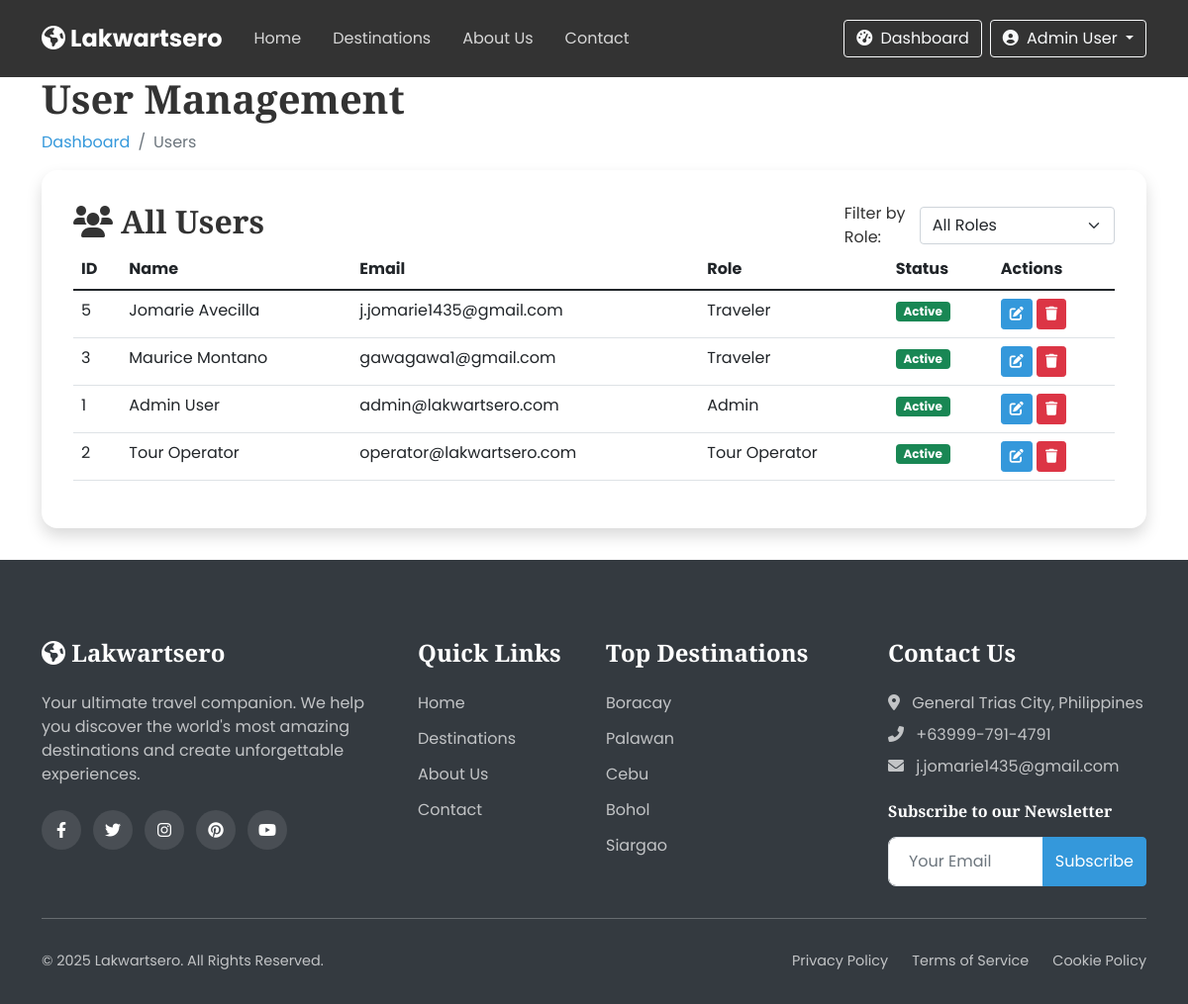
/users.php (signed in), run on the app's committed database.
### tables this page shows
CREATE TABLE `users` (
  `id` int(11) NOT NULL,
  `role_id` int(11) NOT NULL,
  `full_name` varchar(100) NOT NULL,
  `username` varchar(50) NOT NULL,
  `email` varchar(100) NOT NULL,
  `password` varchar(255) NOT NULL,
  `phone` varchar(20) DEFAULT NULL,
  `address` text DEFAULT NULL,
  `profile_img` varchar(255) DEFAULT 'default-user.jpg',
  `created_at` timestamp NOT NULL DEFAULT current_timestamp(),
  `updated_at` timestamp NOT NULL DEFAULT current_timestamp() ON UPDATE current_timestamp(),
  `status` enum('active','inactive','banned') DEFAULT 'active'
);

CREATE TABLE `roles` (
  `id` int(11) NOT NULL,
  `name` varchar(50) NOT NULL,
  `created_at` timestamp NOT NULL DEFAULT current_timestamp()
);

### users.php (the view, shortened to what this page needs)
<?php
include 'includes/header.php';
$roleFilter = isset($_GET['role']) ? $_GET['role'] : '';
$sql = "SELECT u.*, r.name AS role FROM users u JOIN roles r ON u.role_id = r.id";
$sql .= " ORDER BY u.created_at DESC";
if (!empty($roleFilter)) {
    $stmt = $conn->prepare($sql);
    $stmt->bind_param("s", $roleFilter);
    $stmt->execute();
    $result = $stmt->get_result();
} else {
    $result = $conn->query($sql);
}
?>
<section class="dashboard-section">
    <div class="container">
        <div class="dashboard-header" data-aos="fade-up">
            <h1>User Management</h1>
            <nav aria-label="breadcrumb">
                <ol class="breadcrumb">
                    <li class="breadcrumb-item"><a href="admin-dashboard.php">Dashboard</a></li>
                    <li class="breadcrumb-item active">Users</li>
                </ol>
            </nav>
        </div>
        <div class="dashboard-card" data-aos="fade-up">
            <div class="dashboard-card-header d-flex justify-content-between align-items-center">
                <h2><i class="fas fa-users me-2"></i>All Users</h2>
                <div class="filter-section">
                    <form method="get" class="d-flex align-items-center">
                        <label for="role" class="me-2">Filter by Role:</label>
                        <select name="role" id="role" class="form-select" onchange="this.form.submit()">
                            <option value="">All Roles</option>
                        </select>
                    </form>
                </div>
            </div>
            <div class="dashboard-card-body">
                <div class="table-responsive">
                    <table class="table table-hover">
                        <thead>
                            <tr>
                                <th>ID</th>
                                <th>Name</th>
                                <th>Email</th>
                                <th>Role</th>
                                <th>Status</th>
                                <th>Actions</th>
                            </tr>
                        </thead>
                        <tbody>
                            <?php while($user = $result->fetch_assoc()): ?>
                            <tr>
                                <td><?php echo $user['id']; ?></td>
                                <td><?php echo htmlspecialchars($user['full_name']); ?></td>
                                <td><?php echo htmlspecialchars($user['email']); ?></td>
                                <td><?php echo htmlspecialchars($user['role']); ?></td>
                                <td>
                                    <span class="badge bg-<?php echo $user['status'] == 'active' ? 'success' : 'danger'; ?>">
                                        <?php echo ucfirst($user['status']); ?>
                                    </span>
                                </td>
                                <td>
                                    <a href="edit-user.php?id=<?php echo $user['id']; ?>" class="btn btn-sm btn-primary">
                                        <i class="fas fa-edit"></i>
                                    </a>
                                    <a href="users.php?delete_user_id=<?php echo $user['id']; ?>"
                                       onclick="return confirm('Are you sure you want to delete this user?');"
                                       class="btn btn-sm btn-danger">
                                        <i class="fas fa-trash"></i>
                                    </a>
                                </td>
                            </tr>
                            <?php endwhile; ?>
                        </tbody>
                    </table>
                </div>
            </div>
        </div>
    </div>
</section>
<?php include 'includes/footer.php'; ?>

### css/style.css (style rules this page uses)
:root { --primary-color: #3498db; --secondary-color: #2ecc71; --accent-color: #e74c3c; --text-color: #333; --light-color: #f8f9fa; --dark-color: #343a40; --gray-color: #6c757d; --border-color: #dee2e6; --transition: all 0.3s ease; --box-shadow: 0 0.5rem 1rem rgba(0, 0, 0, 0.15); --section-padding: 5rem 0; }
body { font-family: 'Poppins', sans-serif; color: var(--text-color); background-color: #fff; overflow-x: hidden; }
h1, h2, h3, h4, h5, h6 { font-family: 'Playfair Display', serif; font-weight: 700; }
a { text-decoration: none; color: var(--primary-color); transition: var(--transition); }
.btn-primary { background-color: var(--primary-color); border-color: var(--primary-color); }
.dashboard-card { background-color: #fff; border-radius: 1rem; box-shadow: var(--box-shadow); padding: 2rem; margin-bottom: 2rem; height: 100%; }

### data on the page
users: id "5", full_name "Jomarie Avecilla", email "j.jomarie1435@gmail.com", role.name "Traveler", status "Active"
users: id "3", full_name "Maurice Montano", email "gawagawa1@gmail.com", role.name "Traveler", status "Active"
users: id "1", full_name "Admin User", email "admin@lakwartsero.com", role.name "Admin", status "Active"
users: id "2", full_name "Tour Operator", email "operator@lakwartsero.com", role.name "Tour Operator", status "Active"

### other printed values
$_SESSION['full_name'] "Admin User"
